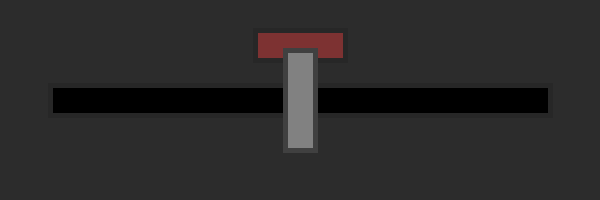
Frame 1 (no input)
Frame 60 (the mouse pressed at the canvas centre just before this capture): identical to frame 1, image omitted
Frame 120 (the mouse held since frame 60 and released just before this capture): identical to frame 1, image omitted

The Processing sketch that drew this single still picture (run headless with seeded random() and noise(); from frame 60 on, the mouse is pressed at the canvas centre):

// Processing sketch: Final_Fantasy_Slider
// ── Final_Fantasy_Slider.pde
/*

Useful Reference - Slider w/ Functionality
03/09/2017

*/
float mx;

void setup() {
  size(600, 200);
  
  //Starting position for the slider
  mx = width/2;
}

void draw() {
  
  //Filler and fancy code
  background(#2C2C2C);
  strokeWeight(5);
  rectMode(CENTER);
  fill(#000000);
  stroke(#272727);
  rect(width/2, height/2, 500, 30);
  
  //Slider functionality using mx and division
  color c1 = int((mx/(550/255))-25);
  
  //Extra fluff
  fill(c1, 50, 50);
  rect(width/2, height/2 - 55, 90, 30);
  fill(#818181);
  stroke(#404040);
  
  //Slider code
  if (mousePressed == true) {
    mx = constrain(mouseX, 50, 550);
  }
  //Draw the slider
  rect(mx, 100, 30, 100);
}
